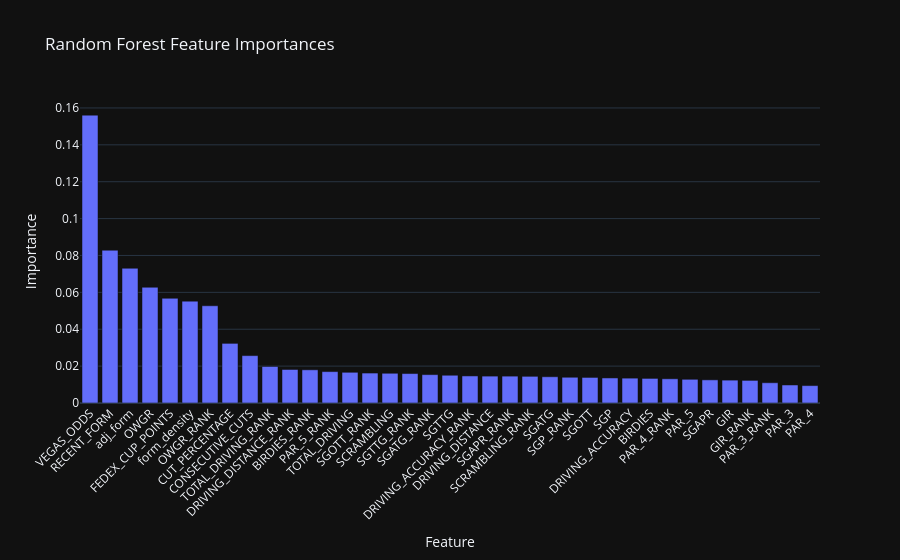

Notebook code cell kept with this figure:
### Markdown cell above
### Final Training + Feature Importance

Train final model on all available historical data, then export this week's
ranked probabilities for optimizer input.

### Code cell
import pandas as pd
import plotly.express as px

# Fit final production model on all training rows
final_model = clone(rf_cv_pipeline)
final_model.fit(X_rf, y_rf)

# Feature importances (from fitted RF inside pipeline)
rf_step = final_model.named_steps["rf"]
importance_df = pd.DataFrame({
    "Feature": feature_cols,
    "Importance": rf_step.feature_importances_
}).sort_values(by="Importance", ascending=False)

fig = px.bar(
    importance_df,
    x="Feature",
    y="Importance",
    title="Random Forest Feature Importances",
    template="plotly_dark"
)
fig.update_layout(xaxis_tickangle=-45)
fig.show()

### Figure 1 — Plotly figure (JSON) as saved in the notebook; plotly's stock layout.template omitted (floating-point values rounded to 4 significant figures)
{"data": [{"hovertemplate": "Feature=%{x}<br>Importance=%{y}<extra></extra>", "legendgroup": "", "marker": {"color": "#636efa", "pattern": {"shape": ""}}, "name": "", "orientation": "v", "showlegend": false, "textposition": "auto", "type": "bar", "x": ["VEGAS_ODDS", "RECENT_FORM", "adj_form", "OWGR", "FEDEX_CUP_POINTS", "form_density", "OWGR_RANK", "CUT_PERCENTAGE", "CONSECUTIVE_CUTS", "TOTAL_DRIVING_RANK", "DRIVING_DISTANCE_RANK", "BIRDIES_RANK", "PAR_5_RANK", "TOTAL_DRIVING", "SGOTT_RANK", "SCRAMBLING", "SGTTG_RANK", "SGATG_RANK", "SGTTG", "DRIVING_ACCURACY_RANK", "DRIVING_DISTANCE", "SGAPR_RANK", "SCRAMBLING_RANK", "SGATG", "SGP_RANK", "SGOTT", "SGP", "DRIVING_ACCURACY", "BIRDIES", "PAR_4_RANK", "PAR_5", "SGAPR", "GIR", "GIR_RANK", "PAR_3_RANK", "PAR_3", "PAR_4"], "xaxis": "x", "y": [0.1561, 0.08285, 0.07306, 0.06276, 0.05677, 0.05523, 0.05272, 0.03233, 0.0257, 0.01981, 0.01817, 0.018, 0.01703, 0.01665, 0.01624, 0.01612, 0.01597, 0.01538, 0.01505, 0.01468, 0.01458, 0.01457, 0.01446, 0.01423, 0.01395, 0.01386, 0.01358, 0.01347, 0.01333, 0.01312, 0.01285, 0.01254, 0.0124, 0.01225, 0.01099, 0.009761, 0.009436], "yaxis": "y"}], "layout": {"barmode": "relative", "legend": {"tracegroupgap": 0}, "title": {"text": "Random Forest Feature Importances"}, "xaxis": {"anchor": "y", "domain": [0, 1], "tickangle": -45, "title": {"text": "Feature"}}, "yaxis": {"anchor": "x", "domain": [0, 1], "title": {"text": "Importance"}}}}
